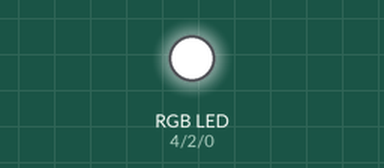
Simulated run of this sketch. Board: ESP32. On the bench: an RGB LED mixed from three pins (HIGH = lit).

Above: at 1.6 s.
At 3.25 s:
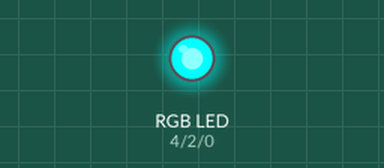
At 5.45 s:
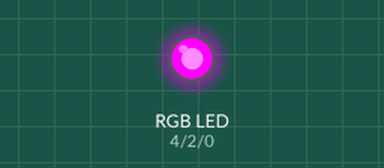
At 7.65 s:
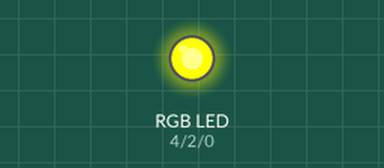
Timing chart, 0 to 8.6 s (numbered marks = the images above):
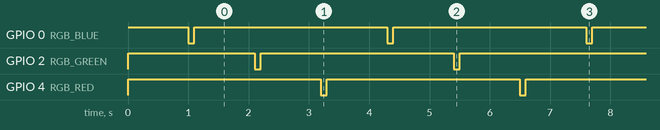

Measured:
- by itself, GPIO 0 (RGB_BLUE), GPIO 2 (RGB_GREEN), GPIO 4 (RGB_RED): alternates HIGH for 3.2 s and LOW for 0.10 s
- by itself, everything shown: repeats every 3.3 s, in 6 steps

The sketch:

02_multicolor-LED.ino
```cpp
// Intended for ESP32 -> Node32S
// Upload Speed 460800
// Flash Frequency 40MHZ
// Press Boot to start

byte RGB_BLUE = 0;
byte RGB_GREEN = 2;
byte RGB_RED = 4;

void setup() {
  pinMode(RGB_BLUE, OUTPUT);
  pinMode(RGB_GREEN, OUTPUT);
  pinMode(RGB_RED, OUTPUT);

  digitalWrite(RGB_BLUE, HIGH); //Off
  digitalWrite(RGB_GREEN, HIGH); //Off
  digitalWrite(RGB_RED, HIGH); //Off
  delay(1000);
}

void loop() {
  digitalWrite(RGB_BLUE, LOW); delay(100);
  digitalWrite(RGB_BLUE, HIGH); delay(1000);

  digitalWrite(RGB_GREEN, LOW); delay(100);
  digitalWrite(RGB_GREEN, HIGH); delay(1000);

  digitalWrite(RGB_RED, LOW); delay(100);
  digitalWrite(RGB_RED, HIGH); delay(1000);

}
```
